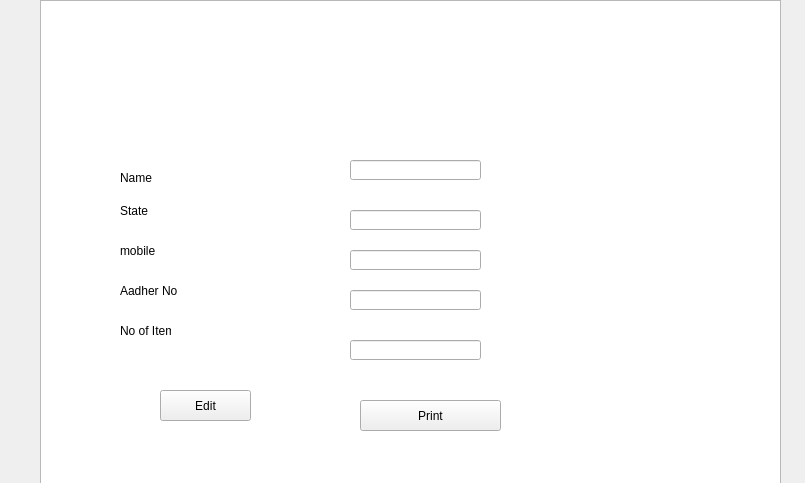
<?xml version="1.0" encoding="UTF-8"?>
<ui version="4.0">
 <class>print_page</class>
 <widget class="QWidget" name="print_page">
  <property name="geometry">
   <rect>
    <x>0</x>
    <y>0</y>
    <width>805</width>
    <height>483</height>
   </rect>
  </property>
  <property name="windowTitle">
   <string>Form</string>
  </property>
  <widget class="QTextEdit" name="textEdit">
   <property name="geometry">
    <rect>
     <x>40</x>
     <y>0</y>
     <width>741</width>
     <height>531</height>
    </rect>
   </property>
   <property name="styleSheet">
    <string notr="true"/>
   </property>
  </widget>
  <widget class="QLineEdit" name="lineEdit_7">
   <property name="geometry">
    <rect>
     <x>350</x>
     <y>210</y>
     <width>131</width>
     <height>20</height>
    </rect>
   </property>
  </widget>
  <widget class="QLabel" name="label_6">
   <property name="geometry">
    <rect>
     <x>120</x>
     <y>200</y>
     <width>41</width>
     <height>21</height>
    </rect>
   </property>
   <property name="styleSheet">
    <string notr="true">font: 10pt &quot;MS Shell Dlg 2&quot;;</string>
   </property>
   <property name="text">
    <string>State</string>
   </property>
  </widget>
  <widget class="QLabel" name="label_7">
   <property name="geometry">
    <rect>
     <x>120</x>
     <y>170</y>
     <width>47</width>
     <height>16</height>
    </rect>
   </property>
   <property name="styleSheet">
    <string notr="true">font: 10pt &quot;MS Shell Dlg 2&quot;;</string>
   </property>
   <property name="text">
    <string>Name</string>
   </property>
  </widget>
  <widget class="QLabel" name="label_11">
   <property name="geometry">
    <rect>
     <x>380</x>
     <y>120</y>
     <width>61</width>
     <height>21</height>
    </rect>
   </property>
   <property name="text">
    <string/>
   </property>
  </widget>
  <widget class="QLabel" name="label_12">
   <property name="geometry">
    <rect>
     <x>470</x>
     <y>120</y>
     <width>81</width>
     <height>21</height>
    </rect>
   </property>
   <property name="text">
    <string/>
   </property>
  </widget>
  <widget class="QLabel" name="label_13">
   <property name="geometry">
    <rect>
     <x>120</x>
     <y>240</y>
     <width>47</width>
     <height>21</height>
    </rect>
   </property>
   <property name="styleSheet">
    <string notr="true">font: 10pt &quot;MS Shell Dlg 2&quot;;</string>
   </property>
   <property name="text">
    <string>mobile</string>
   </property>
  </widget>
  <widget class="QLineEdit" name="lineEdit_8">
   <property name="geometry">
    <rect>
     <x>350</x>
     <y>250</y>
     <width>131</width>
     <height>20</height>
    </rect>
   </property>
  </widget>
  <widget class="QLineEdit" name="lineEdit_9">
   <property name="geometry">
    <rect>
     <x>350</x>
     <y>290</y>
     <width>131</width>
     <height>20</height>
    </rect>
   </property>
  </widget>
  <widget class="QLineEdit" name="lineEdit_2">
   <property name="geometry">
    <rect>
     <x>350</x>
     <y>340</y>
     <width>131</width>
     <height>20</height>
    </rect>
   </property>
  </widget>
  <widget class="QPushButton" name="pushButton_5">
   <property name="geometry">
    <rect>
     <x>360</x>
     <y>400</y>
     <width>141</width>
     <height>31</height>
    </rect>
   </property>
   <property name="styleSheet">
    <string notr="true">font: 10pt &quot;MS Shell Dlg 2&quot;;</string>
   </property>
   <property name="text">
    <string>Print</string>
   </property>
  </widget>
  <widget class="QLineEdit" name="lineEdit_10">
   <property name="geometry">
    <rect>
     <x>350</x>
     <y>160</y>
     <width>131</width>
     <height>20</height>
    </rect>
   </property>
   <property name="maxLength">
    <number>30</number>
   </property>
  </widget>
  <widget class="QLabel" name="label_14">
   <property name="geometry">
    <rect>
     <x>120</x>
     <y>280</y>
     <width>61</width>
     <height>21</height>
    </rect>
   </property>
   <property name="styleSheet">
    <string notr="true">font: 10pt &quot;MS Shell Dlg 2&quot;;</string>
   </property>
   <property name="text">
    <string>Aadher No </string>
   </property>
  </widget>
  <widget class="QPushButton" name="pushButton_6">
   <property name="geometry">
    <rect>
     <x>160</x>
     <y>390</y>
     <width>91</width>
     <height>31</height>
    </rect>
   </property>
   <property name="text">
    <string>Edit</string>
   </property>
  </widget>
  <widget class="QLabel" name="label_15">
   <property name="geometry">
    <rect>
     <x>120</x>
     <y>320</y>
     <width>51</width>
     <height>21</height>
    </rect>
   </property>
   <property name="text">
    <string>No of Item</string>
   </property>
  </widget>
 </widget>
 <resources/>
 <connections/>
</ui>
